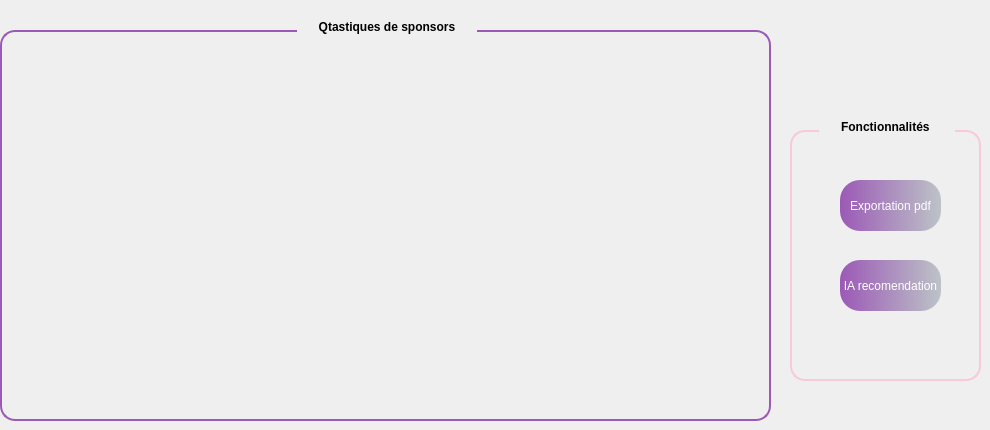
      <widget class="QWidget" name="tab_4">
       <attribute name="title">
        <string>Fonctionnalites</string>
       </attribute>
       <widget class="QGroupBox" name="groupBox_8">
        <property name="geometry">
         <rect>
          <x>0</x>
          <y>10</y>
          <width>771</width>
          <height>411</height>
         </rect>
        </property>
        <property name="styleSheet">
         <string notr="true">QGroupBox {
    border: 2px solid #9B59B6;
    border-radius: 15px;
    margin-top: 20px;
    background: qlineargradient(spread:pad,
                                x1:0, y1:0,
                                x2:1, y2:0,
                                stop:0 #9B59B6,
                                stop:1 #BDC3C7);
    color: white;
    font-weight: bold;
    padding: 15px;
}

QGroupBox::title {
    subcontrol-origin: margin;
    subcontrol-position: top centre; 
    padding: 10px 20px; 
    border-radius: 15px; 
    background: qlineargradient(spread:pad,
                                x1:0, y1:0,
                                x2:1, y2:0,
                                stop:0 #9B59B6,
                                stop:1 #BDC3C7);
    color: black; 
    font-size: 20px; 
    font-weight: bold;

}QGroupBox {
    border: 2px solid #9B59B6;
    border-radius: 15px;
    margin-top: 20px;
    background: qlineargradient(spread:pad,
                                x1:0, y1:0,
                                x2:1, y2:0,
                                stop:0 #9B59B6,
                                stop:1 #BDC3C7);
    color: white;
    font-weight: bold;
    padding: 15px;
}

QGroupBox::title {
    subcontrol-origin: margin;
    subcontrol-position: top centre; 
    padding: 10px 20px; 
    border-radius: 15px; 
    background: qlineargradient(spread:pad,
                                x1:0, y1:0,
                                x2:1, y2:0,
                                stop:0 #9B59B6,
                                stop:1 #BDC3C7);
    color: black; 
    font-size: 20px; 
    font-weight: bold;

}QGroupBox {
    border: 2px solid #9B59B6;
    border-radius: 15px;
    margin-top: 20px;
    background: qlineargradient(spread:pad,
                                x1:0, y1:0,
                                x2:1, y2:0,
                                stop:0 #9B59B6,
                                stop:1 #BDC3C7);
    color: white;
    font-weight: bold;
    padding: 15px;
}

QGroupBox::title {
    subcontrol-origin: margin;
    subcontrol-position: top centre; 
    padding: 10px 20px; 
    border-radius: 15px; 
    background: qlineargradient(spread:pad,
                                x1:0, y1:0,
                                x2:1, y2:0,
                                stop:0 #9B59B6,
                                stop:1 #BDC3C7);
    color: black; 
    font-size: 20px; 
    font-weight: bold;

}</string>
        </property>
        <property name="title">
         <string>Qtastiques de sponsors</string>
        </property>
        <widget class="QLabel" name="label_3">
         <property name="geometry">
          <rect>
           <x>390</x>
           <y>80</y>
           <width>321</width>
           <height>271</height>
          </rect>
         </property>
         <property name="text">
          <string/>
         </property>
         <property name="pixmap">
          <pixmap>../../Gemini_Generated_Image_7p40tj7p40tj7p40.png</pixmap>
         </property>
         <property name="scaledContents">
          <bool>true</bool>
         </property>
        </widget>
        <widget class="QLabel" name="label_2">
         <property name="geometry">
          <rect>
           <x>50</x>
           <y>80</y>
           <width>291</width>
           <height>271</height>
          </rect>
         </property>
         <property name="text">
          <string/>
         </property>
         <property name="pixmap">
          <pixmap>../../Gemini_Generated_Image_7immvh7immvh7imm.png</pixmap>
         </property>
         <property name="scaledContents">
          <bool>true</bool>
         </property>
        </widget>
       </widget>
       <widget class="QGroupBox" name="groupBox_9">
        <property name="geometry">
         <rect>
          <x>790</x>
          <y>110</y>
          <width>191</width>
          <height>271</height>
         </rect>
        </property>
        <property name="styleSheet">
         <string notr="true">QGroupBox {
    border: 2px solid #F8C8DC;
    border-radius: 15px;
    margin-top: 20px;
    background: qlineargradient(spread:pad,
                                x1:0, y1:0,
                                x2:1, y2:0,
                                stop:0 #F8C8DC,
                                stop:1 #BDC3C7);
    color: white;
    font-weight: bold;
    padding: 15px;
}

QGroupBox::title {
    subcontrol-origin: margin;
    subcontrol-position: top centre; 
    padding: 10px 20px; 
    border-radius: 15px; 
    background: qlineargradient(spread:pad,
                                x1:0, y1:0,
                                x2:1, y2:0,
                                stop:0 #F8C8DC,
                                stop:1 #BDC3C7);
    color: black; 
    font-size: 20px; 
    font-weight: bold;
}</string>
        </property>
        <property name="title">
         <string>Fonctionnalités </string>
        </property>
        <widget class="QToolButton" name="toolButton_16">
         <property name="geometry">
          <rect>
           <x>50</x>
           <y>150</y>
           <width>101</width>
           <height>51</height>
          </rect>
         </property>
         <property name="styleSheet">
          <string notr="true">QToolButton { border: none; border-radius: 20px; color: white; padding: 1px; background: qlineargradient(spread:pad, x1:0, y1:0, x2:1, y2:0, stop:0 #9B59B6, stop:1 #BDC3C7); } QToolButton:hover { background: qlineargradient(spread:pad, x1:0, y1:0, x2:1, y2:0, stop:0 #BDC3C7, stop:1 #F8C8DC);}</string>
         </property>
         <property name="text">
          <string>IA recomendation</string>
         </property>
        </widget>
        <widget class="QToolButton" name="toolButton_18">
         <property name="geometry">
          <rect>
           <x>50</x>
           <y>70</y>
           <width>101</width>
           <height>51</height>
          </rect>
         </property>
         <property name="styleSheet">
          <string notr="true">QToolButton { border: none; border-radius: 20px; color: white; padding: 1px; background: qlineargradient(spread:pad, x1:0, y1:0, x2:1, y2:0, stop:0 #9B59B6, stop:1 #BDC3C7); } QToolButton:hover { background: qlineargradient(spread:pad, x1:0, y1:0, x2:1, y2:0, stop:0 #BDC3C7, stop:1 #F8C8DC);}</string>
         </property>
         <property name="text">
          <string>Exportation pdf</string>
         </property>
        </widget>
       </widget>
      </widget>
